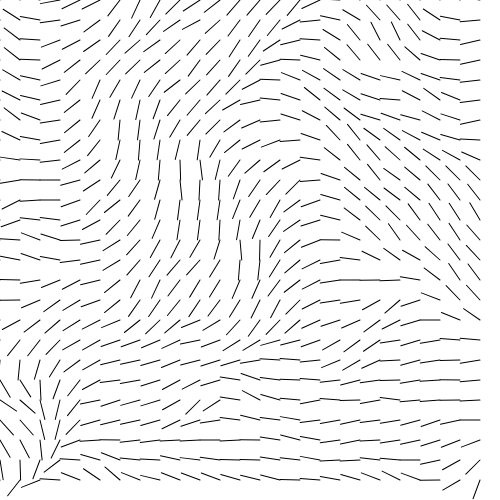
Frame 1 (no input)
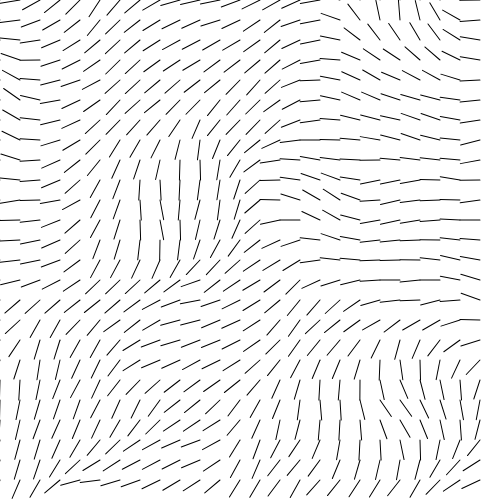
Frame 60 (no input)
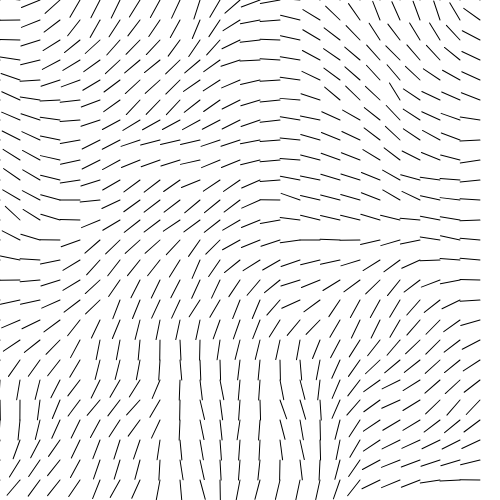
Frame 120 (the mouse pressed at the canvas centre since frame 60)

The p5.js sketch that drew these frames (run headless with seeded random() and noise() and a simulated clock; from frame 60 on, the mouse is pressed at the canvas centre):

// p5.js sketch
// ── sketch.js
var width, height;
var rows, cols, scl;
var fr, zoff;
function setup() {
    width = 500;
    height = 500;
    scl = 20;
    cols = floor(width/scl);
    rows = floor(height/scl);
    createCanvas(width, height);
    fr = createP();
    zoff = 0;
}

function drawVector(x, y, angle) {
    var direction = p5.Vector.fromAngle(angle);
    stroke(0);
    push();
    translate(x * scl, y * scl);
    rotate(direction.heading());
    line(0, 0, scl, 0);
    pop();
}
function draw() {
    background(255);
    var incr = 0.1;
    var yoff = 0;
    for(var y = 0; y < rows; y++) {
        var xoff = 0;
        for (var x = 0; x < cols; x++) {
            var angle = noise(xoff, yoff, zoff) * TWO_PI;
            drawVector(x, y, angle);
            xoff += incr;
        }
        yoff += incr;
    }
    zoff += incr/10;
    fr.html(floor(frameRate()));
}

// ── FlowField.js
function FlowField(cols, rows, scl, perlinIncr){
    this.scl = scl;
    this.cols = cols;
    this.rows = rows;
    this.perlinIncr = perlinIncr;
    this.vectors = [];
    this.particles = [];
    this.zoff = 0;

    this.newVector = function newVector(x, y){
        this.vectors.push(new FlowFieldVector(x, y, this.scl, this.perlinIncr));
    };

    this.show = function(){
        //this.vectors.map(function(i, index){
        //    i.show();
        //});
        this.particles.map(function(i, index){
            i.show();
        });
    };

    this.update = function update(){
        this.zoff+=this.perlinIncr/50;
        var self = this;
        this.vectors.map(function(i, index){
            i.update(self.zoff);
        });
        this.particles.map(function(i, index){
            i.wrapAround(); // make sure the indexes are within bounds
            var x = floor(i.pos.x/self.scl);
            var y = floor(i.pos.y/self.scl);
            var vectorIndex = x + y * self.cols;
            var vector = self.vectors[vectorIndex];
            i.update(vector);
        });
    };

    this.populateParticles = function populateParticles(amount){
        while(amount>0){
            this.particles.push(new Particle());
            amount--;
        }
    };

    this.populateVectors = function populateVectors(){
        for(var y = 0; y < this.rows; y++) {
            for (var x = 0; x < this.cols; x++) {
                this.newVector(x, y);
            }
        }
    }
}

function FlowFieldVector(x, y, scl, incr){
    this.x = x;
    this.y = y;
    this.scl = scl;
    this.incr = incr;
    this.xoff = this.x*this.incr;
    this.yoff = this.y*this.incr;
    this.zoff = 0;
    this.magnitude = 0.4;

    this.update = function update(zoff){
        this.zoff = zoff;
    };

    this.getDirection = function getDirection(){
        var angle = noise(this.xoff, this.yoff, this.zoff) * TWO_PI * 4;
        var v = p5.Vector.fromAngle(angle);
        v.setMag(this.magnitude);
        return v;

    };

    this.show = function(){
        stroke(0, 50);
        strokeWeight(1);
        push();
        translate(this.x * this.scl, this.y * this.scl);
        rotate(this.getDirection().heading());
        line(0, 0, this.scl, 0);
        pop();
    };
}

// ── Particle.js
function Particle(){
    this.pos = createVector(random(width), random(height));
    this.vel = p5.Vector.random2D();
    this.acc = createVector(0, 0);

    this.update = function update(){
        this.vel.add(this.acc);
        this.pos.add(this.vel);
        this.pos.x = this.pos.x % width;
        this.pos.y = this.pos.y % height;
        this.acc.mult(0);
    };

    this.applyForce = function applyForce(forceVector){
        this.acc.add(forceVector);
    };

    this.show = function(){
        stroke(0);
        point(this.pos.x, this.pos.y);
    }
}
